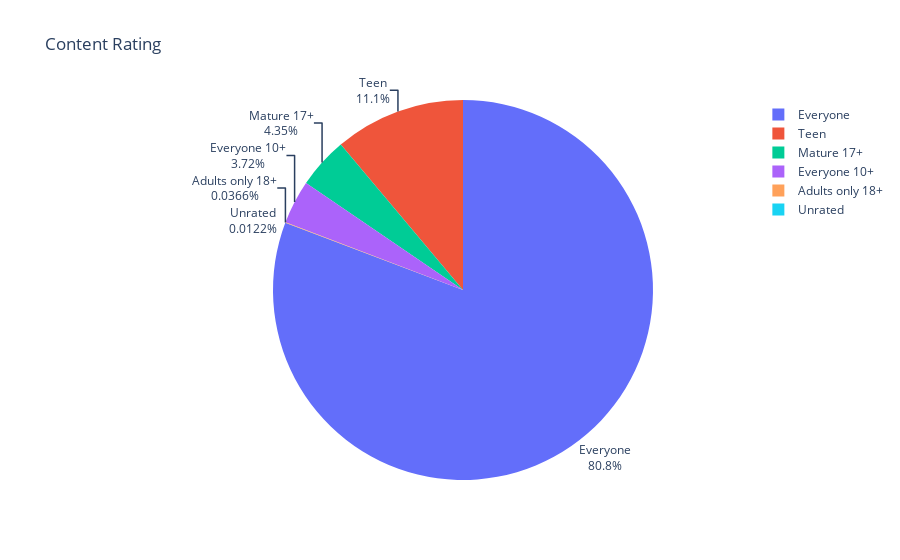

The notebook cell saved with this chart:
### Code cell
fig = px.pie(labels=ratings.index,
values=ratings.values,
title="Content Rating",
names=ratings.index,
)
fig.update_traces(textposition='outside', textinfo='percent+label')
 
fig.show()

### Figure 1 — Plotly figure (JSON) as saved in the notebook; plotly's stock layout.template omitted (floating-point values rounded to 4 significant figures)
{"data": [{"domain": {"x": [0, 1], "y": [0, 1]}, "hovertemplate": "label=%{label}<br>value=%{value}<extra></extra>", "labels": ["Everyone", "Teen", "Mature 17+", "Everyone 10+", "Adults only 18+", "Unrated"], "legendgroup": "", "name": "", "showlegend": true, "textinfo": "percent+label", "textposition": "outside", "type": "pie", "values": [6621, 912, 357, 305, 3, 1]}], "layout": {"legend": {"tracegroupgap": 0}, "title": {"text": "Content Rating"}}}
